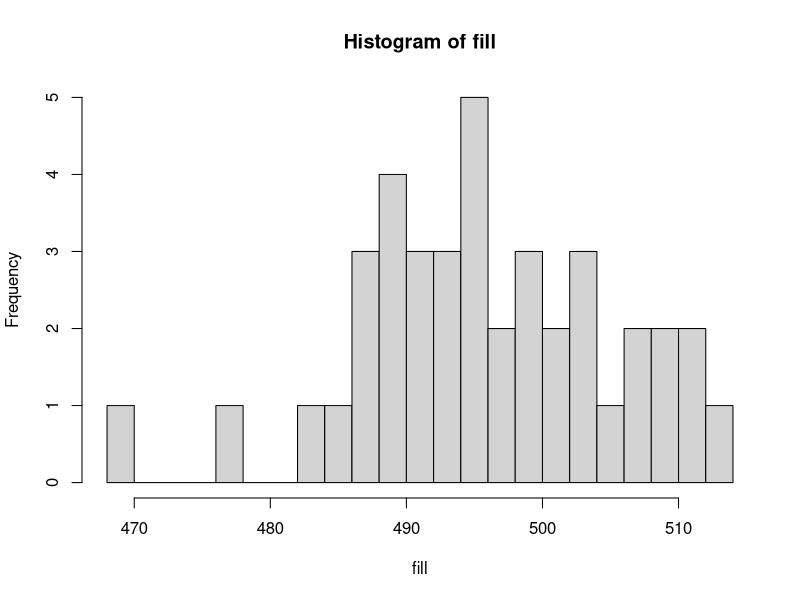
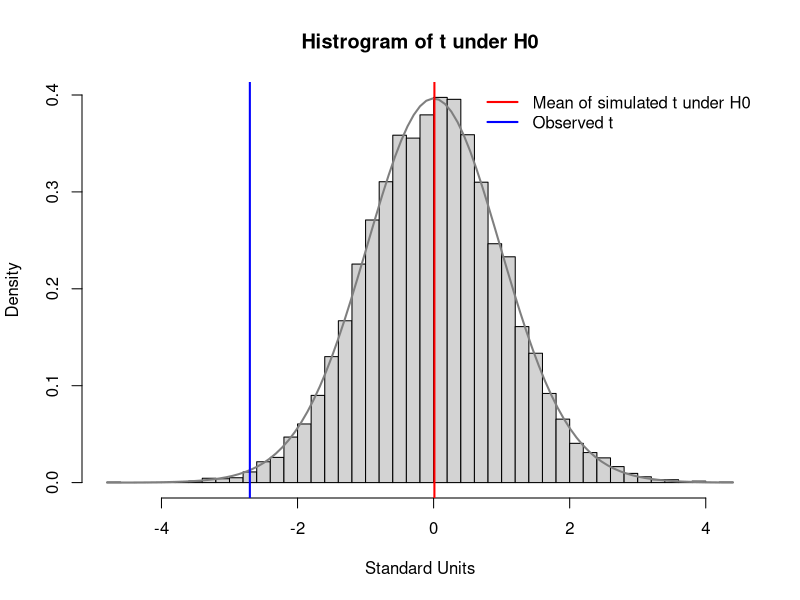

Generate these figures, in order, with R:
# HYPOTHESIS TESTING: https://www.smajhi.com/DATS-6101/hypothesis-testing/


# The Logic of a Test ----------------------------------------------------------

# 4 Steps:
#   1) State a null hypothesis, H0
#   2) Choose a test statistic
#   3) Work out how that statistic behaves if H0 is true
#   4) Ask how often that behavior would produce something at least as extreme
#     as what you saw. That proportion is the p-value.



# 1) State a null hypothesis, H0 -----------------------------------------------
#     A supplier claims that the mean fill weight is 500 g.

# Simulate data of a sample from the population
set.seed(8)
n <- 40
claim <- 500
fill <- rnorm(n, mean = 496, sd = 9) # sample from population to estimate mu
xbar <- mean(fill)
xbar
se <- sd(fill) / sqrt(n)
se

hist(fill, breaks = 20)

# 2) Choose a test statistic, T Statistic --------------------------------------
#     We don't know sigma
#     We will estimate sigma by calcuting SE from the sample SD
#     We are making as assumption of normally distributed data


# t statistic for sample = (estimate - claim) / SE
# The difference between the sample estimate and the claim in standardized units of the estimate (SE)
tstat <- (xbar - claim) / se
tstat

round(c(estimate = xbar,
        se = se,
        t = tstat), 3)


# 3) Work out how that statistic behaves if H0 is true -------------------------
# What that data look like if H0 is true
# Assuming the mean = 500 with sample sizes n = 40
# Simulate: mean = 500; sd = 9; n = 40
# Where sample (observed) T value values on the H0 distribution
set.seed(8)
sim_t <- replicate(10000, {
  x <- rnorm(n, mean = 500, sd = 9) # one sample of 40 drawn from a population where H0 is true (mu = 500)
  (mean(x) - 500) / (sd(x) / sqrt(40))
})

hist(sim_t, breaks = 50, freq = FALSE,
     main = "Histrogram of t under H0",
     xlab = "Standard Units")
curve(dt(x, df = 39), col = "grey50", add = TRUE, lwd = 2)
abline(v = mean(sim_t), col = "red", lwd = 2) # Center of simulated, T0 ~ H0
abline(v = tstat, col = "blue", lwd = 2) # Observed t from sample, TS ~ -2.7
legend("topright",
       legend = c("Mean of simulated t under H0", "Observed t"),
       col    = c("red", "blue"),
       lwd    = 2,
       bty    = "n")


# 4) As extreme as -------------------------------------------------------------
# Assuming H0 is true how often would you get results at least as extreme as the sample? 

# -abs(tstat) gives us the area to the left of tstat (the lower tail)
# 2 * pt(...) gives us a two-sided test "as extreme as... in either direction

p <- 2 * pt(-abs(tstat), df = n - 1)
round(c(t = tstat, 
        p_value = p), 5)


# Fraction landing at or below −2.70: about 0.0051 (about half a percent)
# Fraction landing at or above +2.70: also about 0.0051, by symmetry
# Two-Sided (total area) = 0.01018

# So p = 0.01018 means: if the true mean were 500 g, about 1 in 100 repeated samples 
# of 40 units would produce a t statistic at least 2.7 standard errors from zero in either direction.


# Using the t.test() function to confirm findings
t.test(fill, mu = 500)


# CONDIIONAL PROBABILITY OF THE P-VALUE ----------------------------------------
################################################################################
# p value = P(data at least this extreme∣ H0 true)
# The probability that the data are at least this extreme assuming the null hypothesis is true
################################################################################


# REJECTING H0 -----------------------------------------------------------------
# Rejecting true H0: Type 1 Error, rate alpha
# Accepting false H0: Type 2 Error, rate beta
